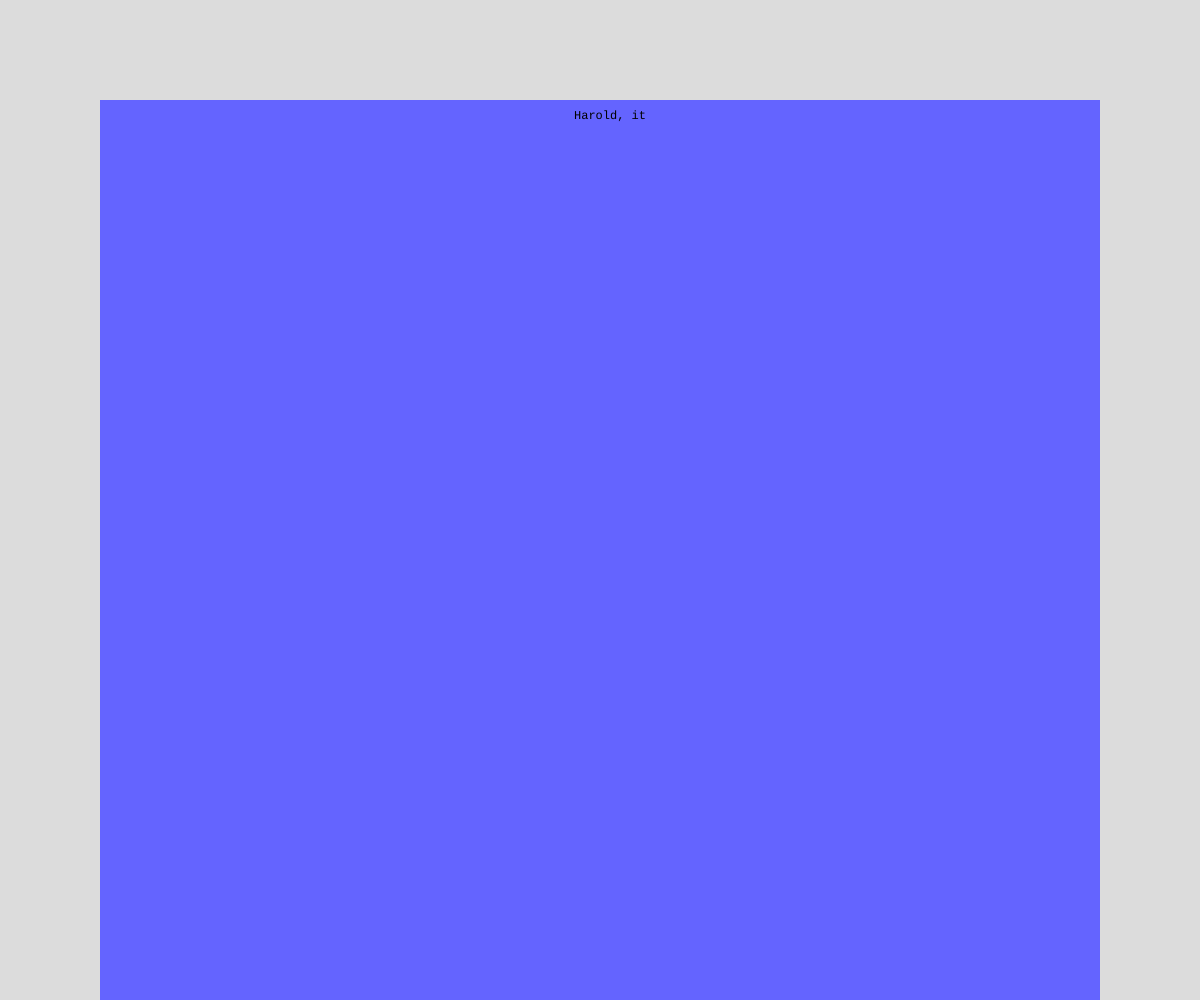
Frame 1 (no input)
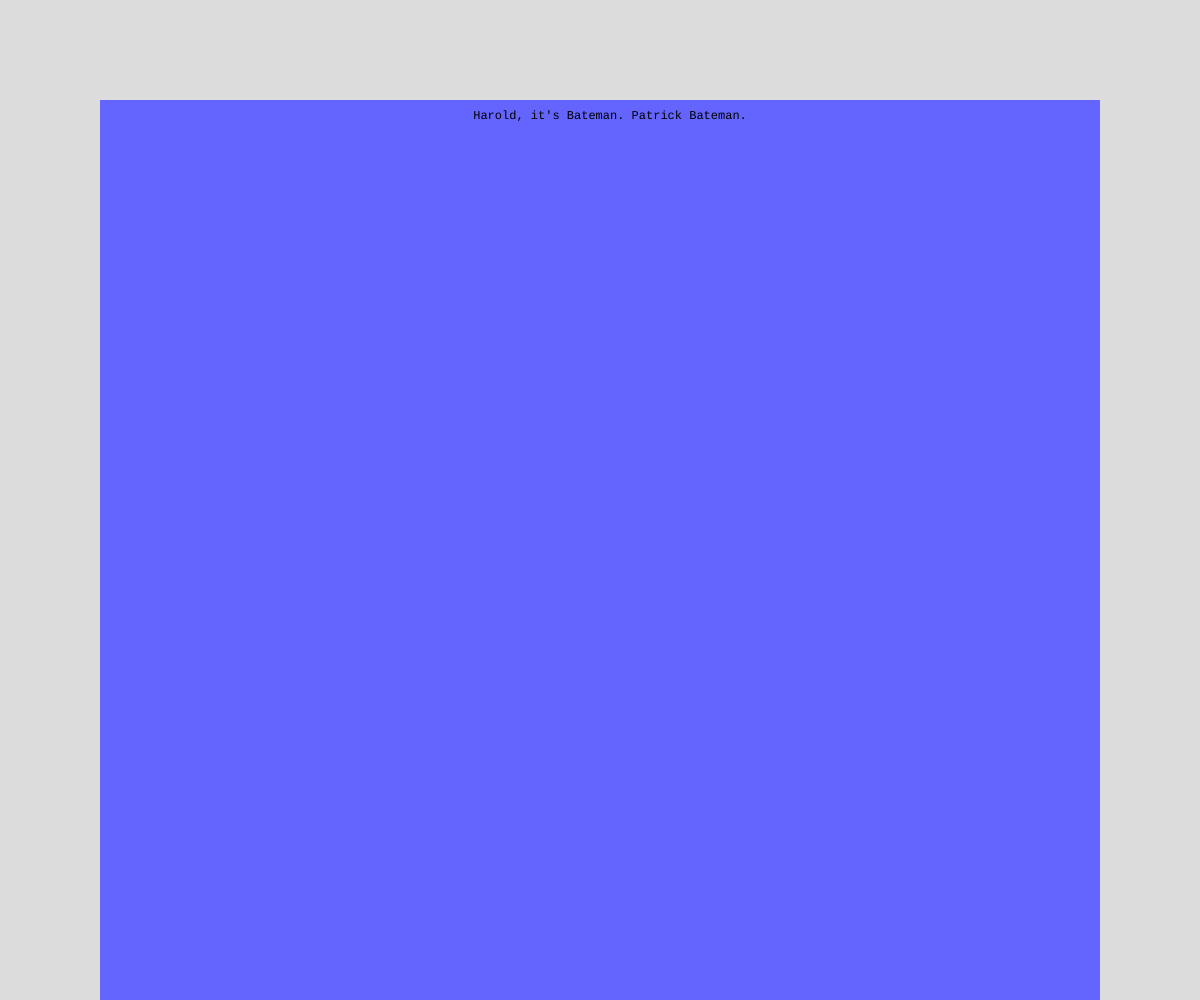
Frame 60 (no input)
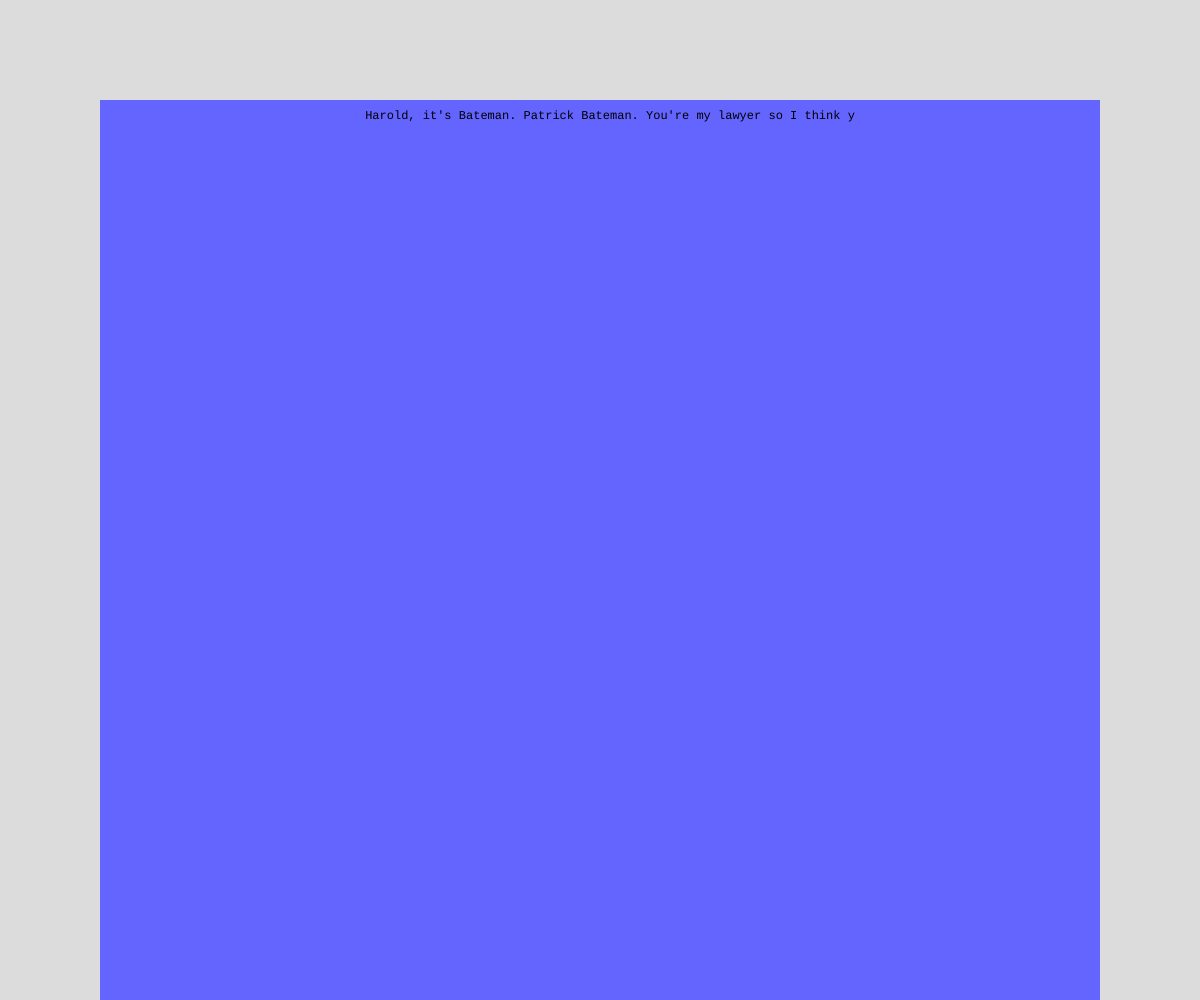
Frame 120 (the mouse pressed at the canvas centre since frame 60)

The p5.js sketch that drew these frames (run headless with seeded random() and noise() and a simulated clock; from frame 60 on, the mouse is pressed at the canvas centre):

// p5.js sketch
// ── sketch.js
let drips = [];

let string = `Harold, it's Bateman. Patrick Bateman. You're my lawyer so I think you should know-I've killed a lot of people. Some escort girls, in an apartment uptown, some homeless people, maybe five or ten, an NYU girl I met in Central Park. I left her in a parking lot, near Dunkin' Donuts. I killed Bethany,my old girlfriend,with a nail gun, and a man, some old faggot with a dog.Last week I killed another girl with a chainsaw-I had to, she almost got away There was someone else there, maybe a model, I can't remember but she's dead too. And Paul Owen. I killed Paul Owen with an ax, in the face. His body is dissolving in a bathtub in Hell's Kitchen. I don't want to leave anything out here...I guess I've killed 20 people, maybe 40-I have tapes of a lot of it. Some of the girls have seen the tapes, I even...well, I ate some of their brains and I tried to cook a little. Tonight I just, well, I had to kill a lot of people and I'm not sure I 'm going to get away with it this time-I mean I guess I'm a pretty sick guy. So-if you get hack tomorrow, I may show up at Harry's Bar, so, you know, keep your eyes open.`;
let s = 15;

let currentCharacter = 10;
// Page margins for a sheet of paper effect
let pageMargin = 100

function setup() {
  createCanvas(windowWidth, windowHeight);
  background(220);
  noStroke();
}

function draw() {  
  let currentString = string.substring(0, currentCharacter);
  for(let i = drips.length - 1; i >= 0; i --) {
    drips[i].update();
    if(drips[i].r < 0) {
      drips.splice(i, 1);
      continue;
    }
    drips[i].draw();
  }
  push();
  fill(100,100,400)
  noStroke();
  rect(pageMargin, pageMargin, width - pageMargin*2, height - pageMargin);
  pop();
  
  // Draw the current string on the page, with some margins
  push();
  textSize(12);
  fill(0)
  textFont(`Courier`);
  textAlign(CENTER, TOP);
  text(currentString, pageMargin + 10, pageMargin + 10, width - pageMargin*2, height - pageMargin);
  pop();
  
  // Increase the current character so that we get a longer and
  // longer substring above. Using fractional numbers allows us to
  // slow down the pace.
  currentCharacter += random(0,1 );
}

function mouseReleased() {
  drips.push(new Drip(random(0,width), 0, random(5, 10)));
}

class Drip {
  
  constructor(x, y, r) {
    this.x = x;
    this.y = y;
    this.r = r;
    this.startR = r;
    this.maxSpeed = map(r, 5, 10, 3, 6);
  }
  
  update() {
    this.y += map(this.r, this.startR, 0, this.maxSpeed, 0);
    this.x += random(-0.5, 0.5);
    this.r -= 0.05;
  }
  
  draw() {
    let a = map(this.r, this.startR, 0, 255, 0);
    fill(230,50,50,a);
    circle(this.x, this.y, this.r * 2);
  }
}
